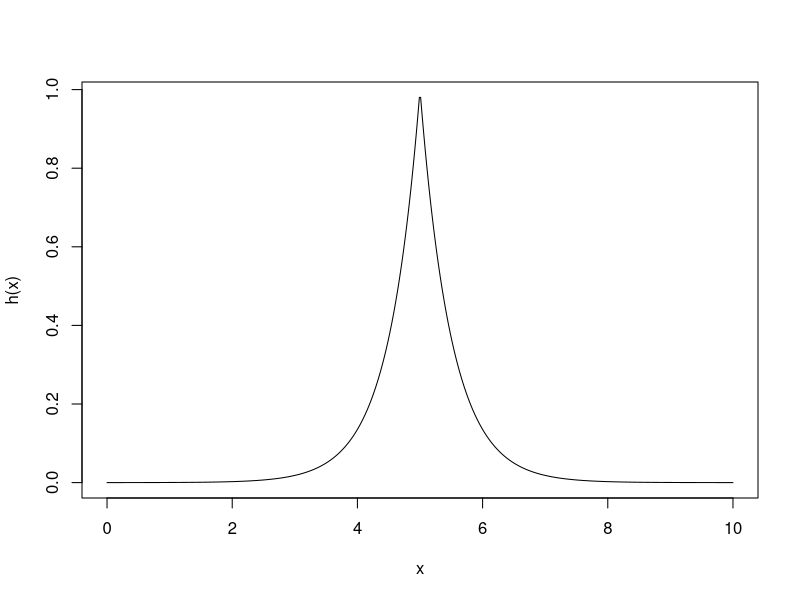
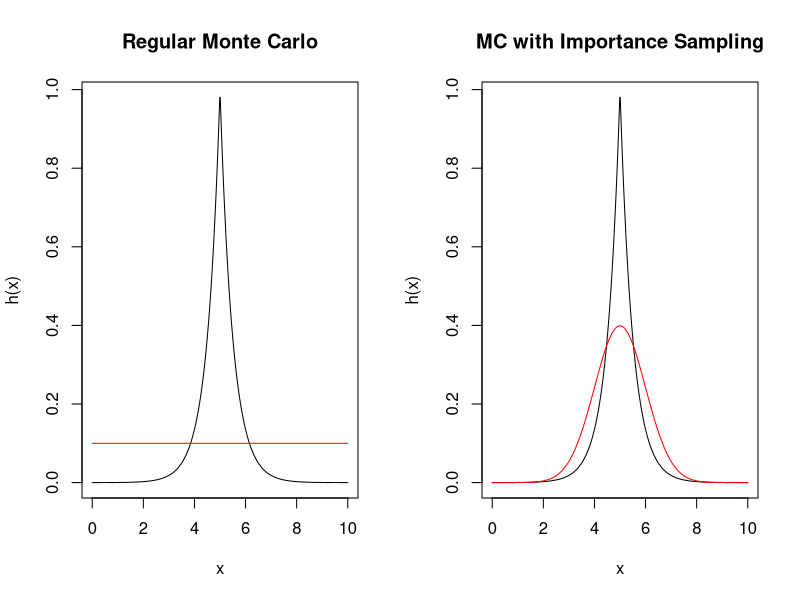

Write R code to recreate these figures, in order.
#Without Importance Sampling
set.seed(2017)
X <- runif(1e5,0,10)
Y <- 10*exp(-2*abs(X-5))
c( mean(Y), var(Y) )

# What is the function
h = function(x) exp(-2*abs(x-5))
x = seq(0,10,length=500)
plot(x, h(x), type="l")
# Note: peak is around 5
# what function is centered around 5?  A Guassian ~ N(5, sigma)


#Importance sampling Monte Carlo
w <- function(x) dunif(x, 0, 10)/dnorm(x, mean=5, sd=1)
f <- function(x) 10*exp(-2*abs(x-5))
set.seed(2017)
X=rnorm(1e4,mean=5,sd=1)
Y=w(X)*f(X)
c( mean(Y), var(Y) )


# Let's graph the 2 functions
par(mfrow=c(1,2))
x = seq(0,10,length=500)

h = function(x) exp(-2*abs(x-5))
plot(x, h(x), type="l", main="Regular Monte Carlo")
lines(x, rep(1/10, 500), col='red')

g <- function(x) sqrt(2*pi)*exp(.5*(x-5)^2)
plot(x, h(x), type="l", main="MC with Importance Sampling")
lines(x, dnorm(x, mean=5, sd=1), col='red')
